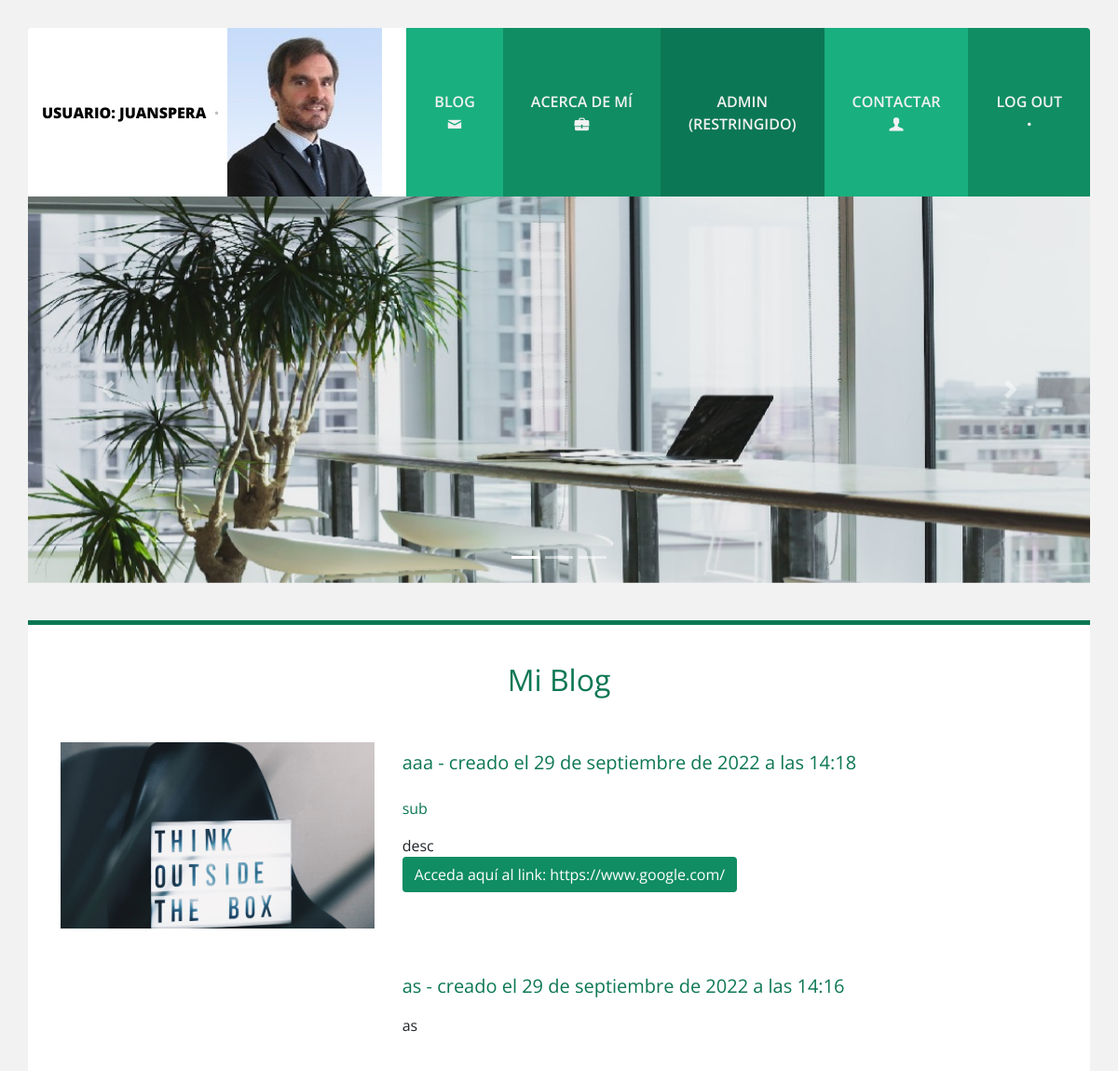
The app's page /blog/ (signed in, upper part), older data.
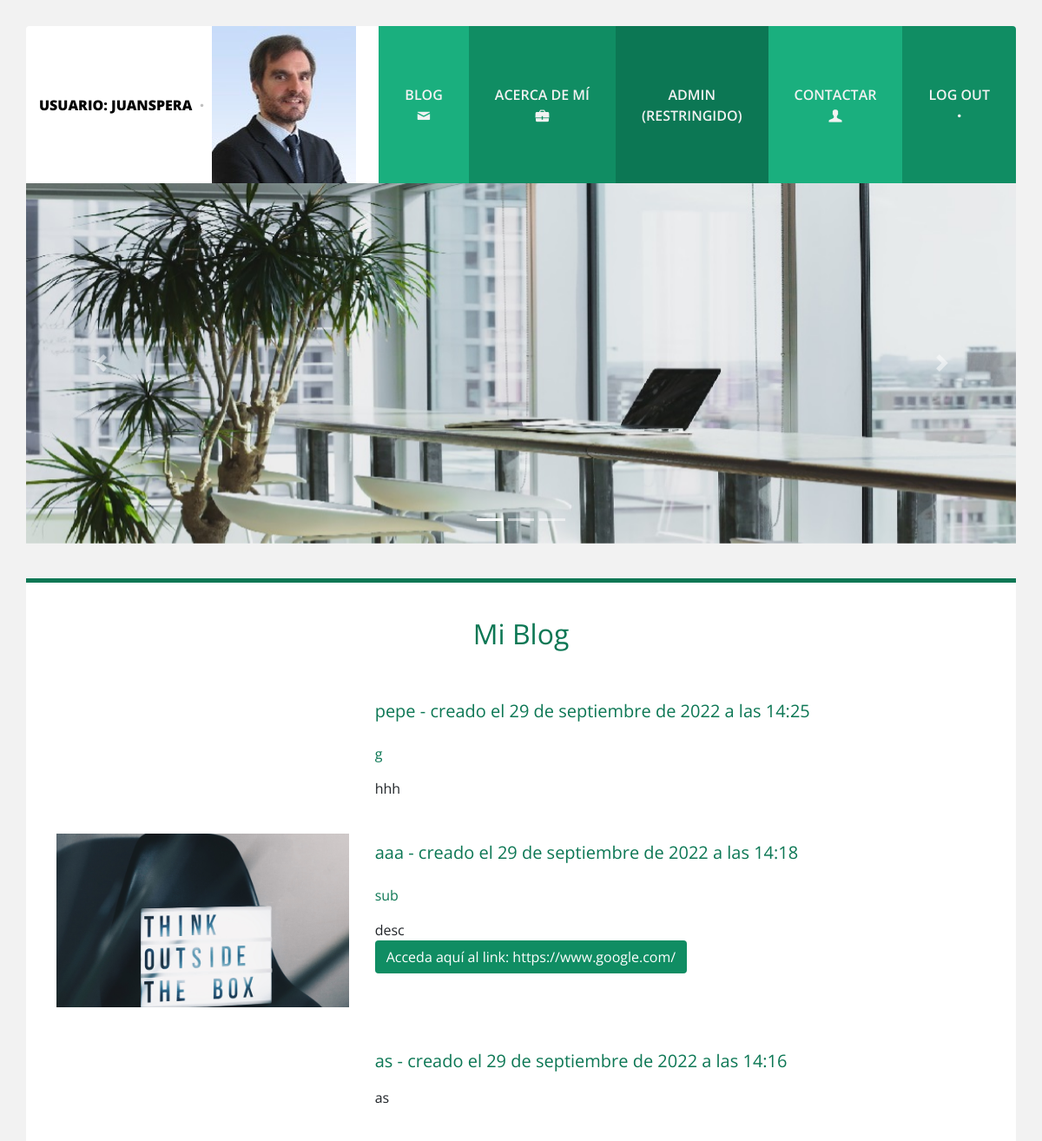
The same page, newer data.
### user/models.py (models this page shows)
class Avatar(models.Model):
    user = models.OneToOneField(User, on_delete=models.CASCADE)
    imagen = models.ImageField(upload_to='avatares', null=True, blank=True)

### portfolio/models.py (models this page shows, shortened)
class Project (models.Model):
    title = models.CharField(max_length=200, verbose_name='Título')
    subtitle = models.CharField(max_length=200, verbose_name='Subtítulo',null=True, blank=True)
    description = RichTextField(verbose_name='Comentario')
    image = models.ImageField(verbose_name='Imagen', upload_to="Blog", null=True, blank=True)
    link = models.URLField(null=True, blank=True, verbose_name="Link")
    created = models.DateTimeField(auto_now_add=True, verbose_name='Fecha de creación')
    updated = models.DateTimeField(auto_now=True, verbose_name='Fecha de Edición')
    class Meta:
        verbose_name = 'Comentario'
        verbose_name_plural = 'Comentarios'
        ordering = ["-created"]

### portfolio/views.py (the view)
# urls.py: path('', include('portfolio.urls')),
@login_required
def portfolio(request):
    projects = Project.objects.all()
    return render(request, 'portfolio/portfolio.html', {'projects':projects})

### portfolio/templates/portfolio/portfolio.html (shortened to what this page needs)
{% extends 'core/base.html' %}
{% load static %}
{% block slider %}
<div class="row slider">
    <div class="col">
        <div class="carousel slide" id="slider" data-ride="carousel">
            <ol class="carousel-indicators">
                <li data-target="#slider" data-slide-to="0" class="active"></li>
                <li data-target="#slider" data-slide-to="1"></li>
                <li data-target="#slider" data-slide-to="2"></li>
            </ol>
            <div class="carousel-inner">
                <div class="carousel-item active">
                    <img src="{% static 'core/img/slide1.jpg' %}" class="d-block w-100" alt="Slide#1">
                </div>
            </div>
            <a class="carousel-control-prev" href="#slider" role="button" data-slide="prev">
                <span class="carousel-control-prev-icon" aria-hidden="true"></span>
            </a>
            <a class="carousel-control-next" href="#slider" role="button" data-slide="next">
                <span class="carousel-control-next-icon" aria-hidden="true"></span>
            </a>
        </div>
    </div>
</div>
{% endblock %}
{% block content %}
<main>
    <div class="container">
        <div class="row contenedor">
            <div class="col">
                <h2 class="titulo">Mi Blog</h2>
                <div class="row projects justify-content-center">
                {% for project in projects %}
                    <div class="content-project col-12 col-lg-4 col-md-4">
                        <a href="" data-toggle="modal" data-target="#modal">
                            {% if project.image %}
                            <img src="{{ project.image.url}}" class="img-fluid" alt="...">
                            {% endif %}
                        </a>
                    </div>
                    <div class="content-project col-12 col-lg-8 col-md-8">
                        <h5 class="title-project">{{project.title}} - creado el {{project.created}}</h5>
                        {% if project.subtitle %}
                        <h6 class="title-project">{{project.subtitle}}</h6>
                        {% endif %}
                        <body>{{project.description|safe}}</body>
                        <br>
                        {% if project.link %}
                        <a href="{{project.link}}" class="btn link-project">Acceda aquí al link: {{project.link}}</a>
                        {% endif %}
                    </div>
                {% endfor %}
                </div>
            </div>
        </div>
    </div>
</main>
{% endblock %}

### core/templates/core/base.html (shortened to what this page needs)
<!DOCTYPE html>
<html lang="es">
<head>
    {% load static %}
	<link rel="stylesheet" href="{% static 'core/css/bootstrap.min.css' %}">
	<link rel="stylesheet" href="{% static 'core/css/fontello.css' %}">
	<link rel="stylesheet" href="{% static 'core/css/styles.css' %}">
</head>
<body>
	<header>
		<div class="container">
			<div class="nav row rounded-top align-items-stretch justify-content-between">
				<div
					class="col-md-12 col-lg logo d-flex align-items-center justify-content-center justify-content-lg-start">
					{% if user.is_authenticated %}
					<a class="nombre" href="{% url 'UserEditar' %}">Usuario: {{ user.get_username }}</a>
					<a class="icono icon-dot" href="{% url 'UserAvatar' %}"></a>
					<img src="{{ user.avatar.imagen.url }}" alt="">
					{% else %}
					<a class="nombre" href="{% url 'portfolio' %}">Juan Pablo Spera</a>
					<samp class="icono icon-dot"></samp>
					<p>Mi primer blog</p>
					{% endif %}
				</div>
				<nav class="col-md-12 col-lg-auto menu d-flex align-items-stretch flex-wrap flex-sm-nowrap">
					<a href="{% url 'portfolio' %}" class="c-1 d-flex align-items-center">
						<div class="d-flex flex-column text-center">
							<span>Blog</span>
							<i class="icono icon-mail"></i>
						</div>
					</a>
					<a href="{% url 'about' %}" class="c-2 d-flex align-items-center">
						<div class="d-flex flex-column text-center">
							<span>Acerca de mí</span>
							<i class="icono icon-briefcase"></i>
						</div>
					</a>
					<a href="{% url 'admin' %}" class="c-3 d-flex align-items-center">
						<div class="d-flex flex-column text-center">
							<span>Admin <br> (restringido)</span>
						</div>
					</a>
					<a href="{% url 'contact' %}" class="c-1 d-flex align-items-center">
						<div class="d-flex flex-column text-center">
							<span>Contactar</span>
							<i class="icono icon-user"></i>
						</div>
						{% if user.is_authenticated %}
						<a href="{% url 'UserLogout' %}" class="c-2 d-flex align-items-center">
							<div class="d-flex flex-column text-center">
								<span>Log Out</span>
								<i class="icono icon-dot"></i>
								{% else %}
								<a href="{% url 'UserRegister' %}" class="c-2 d-flex align-items-center">
									<div class="d-flex flex-column text-center">
										<span>Registrarse</span>
										<i class="icono icon-dot"></i>
								{% endif %}
							</div>
						</a>
					</a>
				</nav>
			</div>
            {% block slider %}
            {% endblock %}
		</div>
	</header>
    {% block content %}
    {% endblock %}
</body>
</html>

### core/static/core/css/styles.css (style rules this page uses)
body { background: #f2f2f2; font-family: 'Open Sans', sans-serif; }
header { margin-top: 30px; }
header .nav { min-height: 80px; overflow: hidden; background: #fff; }
header .logo a, header .logo samp, header .logo p { font-size: 16px; display: inline-block; margin: 0; }
header .logo .nombre { font-weight: 800; text-transform: uppercase; text-decoration: none; color: black; }
header .logo .icono { color: #bfbfbf; }
header .menu { padding: 0; }
header .menu a { display: block; padding: 0 30px; text-decoration: none; color: #f2f2f2; }
header .menu a div span { font-weight: 600; text-transform: uppercase; }
header .menu .c-1 { background: #1aaf7e; }
header .menu .c-2 { background: #108d63; }
header .menu .c-3 { background: #0c7754; }
.slider { margin-bottom: 40px; }
.slider .col { padding: 0; }
.contenedor { background: #fff; border-top: 5px solid #0c7754; padding: 0 20px; }
.titulo { padding: 40px 0; text-align: center; color: #0c7754; font-family: 'Open Sans', sans-serif; font-weight: 400; }
.title-project { padding: 10px 0; color: #0c7754; font-family: 'Open Sans', sans-serif; font-weight: 400; }
.contenedor .projects .content-project .link-project { background: #108d63; display: inline-block; color: #fff; }
.contenedor .projects .content-project { margin-bottom: 40px; max-height: 200px; overflow: hidden; }
.contenedor .projects .content-project a { background: #25d198; display: inline-block; }

Row changes from the older to the newer data that the page shows:
added Project: title "pepe", created "29 de septiembre de 2022 a las 14:25", subtitle "g", description "hhh"
